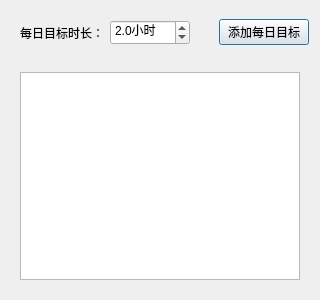
<?xml version="1.0" encoding="UTF-8"?>
<ui version="4.0">
 <class>SettingDialog</class>
 <widget class="QDialog" name="SettingDialog">
  <property name="geometry">
   <rect>
    <x>0</x>
    <y>0</y>
    <width>320</width>
    <height>300</height>
   </rect>
  </property>
  <property name="windowTitle">
   <string>Dialog</string>
  </property>
  <layout class="QGridLayout" name="gridLayout">
   <item row="0" column="1">
    <widget class="QPushButton" name="btn_addTarget">
     <property name="minimumSize">
      <size>
       <width>90</width>
       <height>0</height>
      </size>
     </property>
     <property name="maximumSize">
      <size>
       <width>90</width>
       <height>16777215</height>
      </size>
     </property>
     <property name="text">
      <string>添加每日目标</string>
     </property>
    </widget>
   </item>
   <item row="1" column="0" colspan="2">
    <widget class="QWidget" name="widget_2" native="true">
     <layout class="QHBoxLayout" name="horizontalLayout_2">
      <property name="topMargin">
       <number>12</number>
      </property>
      <item>
       <widget class="QListWidget" name="listWidget"/>
      </item>
     </layout>
    </widget>
   </item>
   <item row="0" column="0">
    <widget class="QWidget" name="widget" native="true">
     <layout class="QHBoxLayout" name="horizontalLayout">
      <item>
       <widget class="QLabel" name="label">
        <property name="text">
         <string>每日目标时长：</string>
        </property>
       </widget>
      </item>
      <item>
       <widget class="QDoubleSpinBox" name="doubleSpinBox">
        <property name="minimumSize">
         <size>
          <width>80</width>
          <height>25</height>
         </size>
        </property>
        <property name="maximumSize">
         <size>
          <width>80</width>
          <height>16777215</height>
         </size>
        </property>
        <property name="suffix">
         <string>小时</string>
        </property>
        <property name="decimals">
         <number>1</number>
        </property>
        <property name="minimum">
         <double>0.100000000000000</double>
        </property>
        <property name="maximum">
         <double>24.000000000000000</double>
        </property>
        <property name="value">
         <double>2.000000000000000</double>
        </property>
       </widget>
      </item>
      <item>
       <spacer name="horizontalSpacer">
        <property name="orientation">
         <enum>Qt::Orientation::Horizontal</enum>
        </property>
        <property name="sizeHint" stdset="0">
         <size>
          <width>40</width>
          <height>20</height>
         </size>
        </property>
       </spacer>
      </item>
     </layout>
    </widget>
   </item>
  </layout>
 </widget>
 <resources/>
 <connections/>
</ui>
